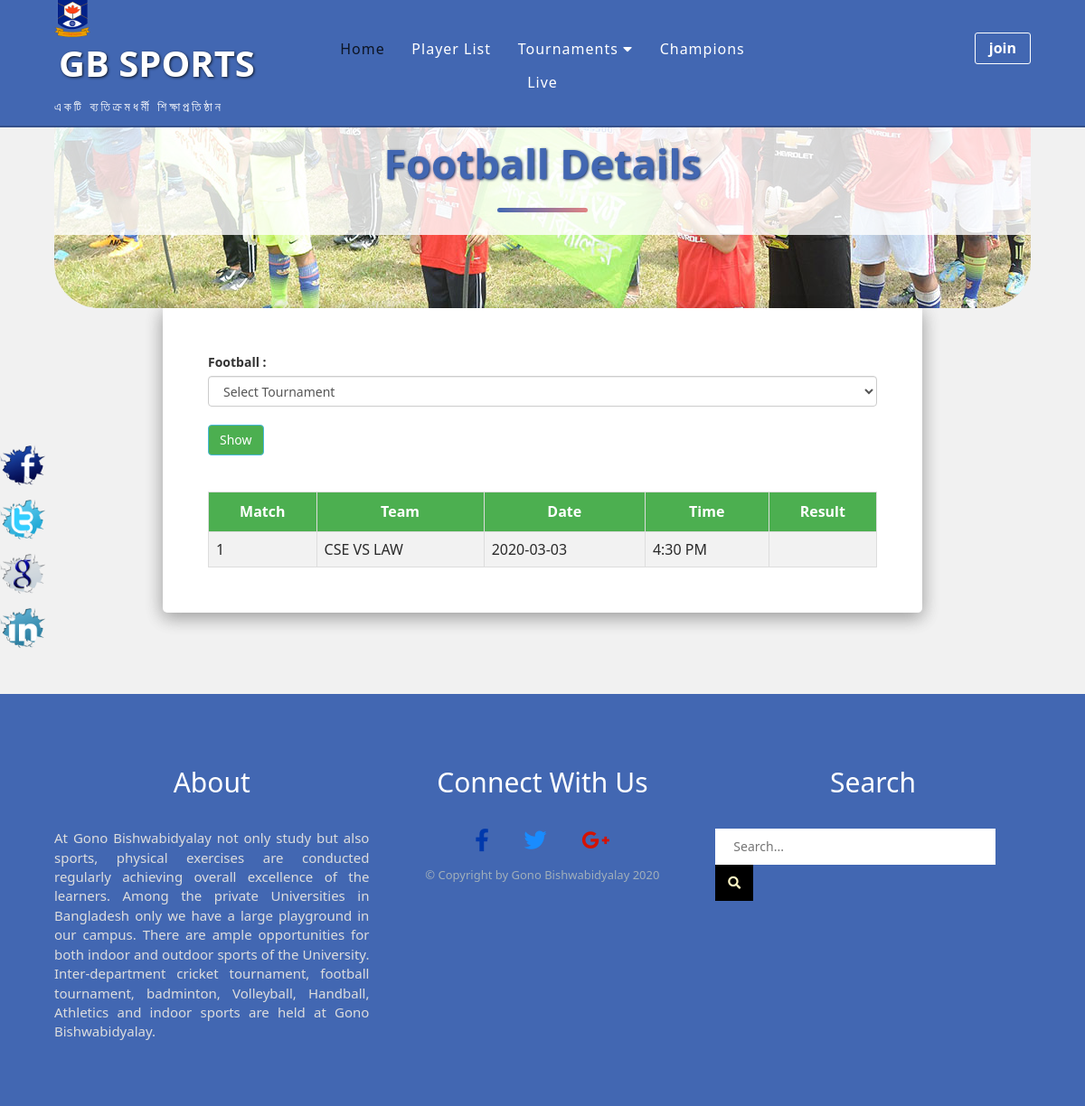
The app's page /football.php with its own data.
### tables this page shows
CREATE TABLE `football` (
  `id` int(11) NOT NULL,
  `Team` text NOT NULL,
  `date` text NOT NULL,
  `result` varchar(100) NOT NULL,
  `dates` date NOT NULL,
  `times` time NOT NULL
);

### football.php (the view, shortened to what this page needs)
<?php require_once('include/header.php'); ?>
<?php
 $connect = mysqli_connect("localhost", "root", "", "gbsports");
 $query = "SELECT * FROM football ORDER BY id desc LIMIT 10";
 $result = mysqli_query($connect, $query);
 ?>
    <section class="football-section clearfix">
          <div class="row heading-title">
              <h1>football details</h1>
         </div>
        <div class="row football-wrapper">
                     <label for="football">Football : </label>
                    <select id="from_date" name="from_date" class="form-control">
                        <option disabled selected value="Select Tournament">Select Tournament</option>
                    </select>
                    <br>
                     <input type="button" name="filter" id="filter" value="Show" class="btn btn-info show" />
                <br />
                <div class="football-summary">
                     <table class="basket-table">
                          <tr>
                             <th>Match</th>
                             <th>Team</th>
                             <th>Date</th>
                             <th>Time</th>
                             <th>Result</th>
                          </tr>
                     <?php
                     while($row = mysqli_fetch_array($result))
                     {
                     ?>
                          <tr>
                               <td><?php echo $row["id"]; ?></td>
                               <td><?php echo $row["Team"]; ?></td>
                               <td><?php echo $row["dates"]; ?></td>
                               <td><?php echo date('g:i A', strtotime($row["times"])); ?></td>
                               <td> <?php echo $row["result"]; ?></td>
                          </tr>
                     <?php
                     }
                     ?>
                     </table>
                </div>
        </div>
    </section>
    <section class="fixed-icon-section">
        <div class="fixed-icon clearfix">
            <a href="#"><img src="img/facebook.png" alt="facebook"></a>
            <a href="#"><img src="img/twitter.png" alt="twitter"></a>
            <a href="#"><img src="img/google.png" alt="google plus"></a>
            <a href="#"><img src="img/linkedin.png" alt="linkedin"></a>
        </div>
    </section>
    <?php  require_once('include/footer.php'); ?>

### css/style.css (style rules this page uses)
* { margin: 0; padding: 0; box-sizing: border-box; outline: 0; }
html { font-size: 62.5%; scroll-behavior: smooth; }
.clearfix::after { content: " "; display: table; clear: both; *zoom: 1; }
.row { width: 90%; margin: 0 auto; }
body { font-family: 'Segoe UI', Tahoma, Geneva, Verdana, sans-serif; background-color: #F1F1F1; overflow-x: hidden; }
h1 { font-size: 4.5rem; font-weight: bold; }
h1::after { content: ""; width: 10rem; height: .5rem; background-color: #4267B2; display: block; margin: 0 auto; border-radius: .5rem; margin-top: 2.5rem; margin-bottom: 1rem; background-image: linear-gradient(to right, #4267B2, rgb(224, 131, 131)); }
table { width: 100%; border-collapse: collapse; font-size: 1.6rem; color: #2a2a2a; }
th, td { border: .1rem solid #ddd; padding: .8rem; }
table tr:nth-child(even) { background-color: #f2f2f2; }
th { padding-top: 1rem; padding-bottom: 1rem; text-align: center; background-color: #4CAF50; color: #fff; }
.football-section { padding: 0 0 9rem 0; }
.football-section h1 { text-align: center; }
.football-wrapper { width: 70%; margin: 0 auto; box-shadow: 0 .5rem 2rem 0 rgba(0, 0, 0, 0.2), 0 .5rem 2rem 0 rgba(0, 0, 0, 0.2); padding: 5rem; border-radius: 0 0 .5rem .5rem; background-color: #fff; }
.football-summary { padding-top: 2rem; }
.heading-title { background-image: url(../img/heading-title.jpg); background-repeat: no-repeat; height: 20rem; border-radius: 0 0 5rem 5rem; background-position: bottom center; }
.heading-title > h1 { margin: 0; padding: 0; background: rgba(255, 255, 255, 0.8); text-shadow: .2rem .2rem .5rem #fff; color: #4267B2; text-transform: capitalize; padding: 1.5rem 0; text-shadow: .1rem .1rem .3rem rgb(1, 29, 85); }
.fixed-icon { position: fixed; left: 0; top: 40%; }
.fixed-icon img { width: 5rem; display: block; margin-bottom: 1rem; }
.show { background-color: #4CAF50; }

### records on screen
football: id "1", Team "CSE VS LAW", dates "2020-03-03", times "4:30 PM"
